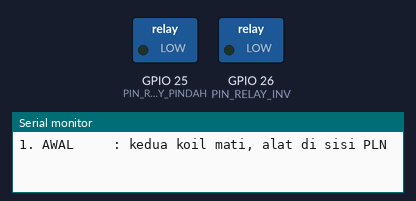
A sketch run on a simulated ESP32. Parts: switched loads named in the sketch (green lamp = pin HIGH), the last lines printed to the serial monitor.

Above: at 2.5 s.
At 5.1 s:
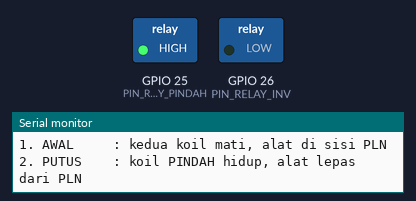
At 7.7 s:
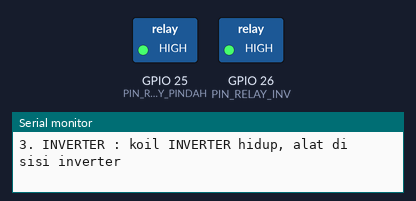
Timing chart, 0 to 13.5 s (numbered marks = the images above):
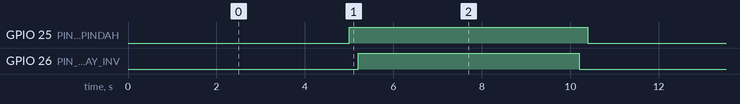

The sketch:

uji_relay.ino
```cpp
/*
 * UJI KERING RELAY - dijalankan TANPA tegangan 220 V dan TANPA inverter tersambung.
 * (BELUM DIUJI di perangkat keras)
 *
 * Tujuan: memastikan polaritas modul relay dan urutan putus-dulu-baru-sambung sebelum panel diberi tegangan.
 * Sketsa ini mengulang urutan berikut tiap 5 detik dan mencetak keadaannya di Serial Monitor (115200):
 *   1. AWAL      : kedua koil mati  -> stopkontak alat tersambung ke sisi PLN (NC)
 *   2. PUTUS     : koil PINDAH hidup -> stopkontak alat lepas dari PLN
 *   3. INVERTER  : koil INVERTER hidup -> stopkontak alat tersambung ke sisi inverter
 *   4. LEPAS     : koil INVERTER mati
 *   5. kembali ke AWAL
 *
 * Yang diperiksa dengan multimeter (mode kontinuitas), lihat docs/pengkabelan.md bagian uji kering:
 *   - Pada AWAL: lampu modul relay padam. Stopkontak alat tersambung ke kabel PLN, tidak ke kabel inverter.
 *   - Pada INVERTER: stopkontak alat tersambung ke kabel inverter, TIDAK ke kabel PLN.
 *   - Pada semua keadaan: kabel PLN dan kabel inverter tidak pernah tersambung satu sama lain.
 *   - Cabut kabel USB ESP32 saat keadaan INVERTER: kedua relay harus langsung kembali padam.
 * PIN dan RELAY_AKTIF_LOW harus sama dengan firmware/esp32_panel/esp32_panel.ino.
 */
const int PIN_RELAY_PINDAH = 25;
const int PIN_RELAY_INV = 26;
const bool RELAY_AKTIF_LOW = false;   // samakan dengan esp32_panel.ino
const unsigned long JEDA_PINDAH_MS = 200;
const unsigned long TAHAN_MS = 5000;

void setKoil(int pin, bool koil) {
  digitalWrite(pin, (koil != RELAY_AKTIF_LOW) ? HIGH : LOW);
}

void setup() {
  Serial.begin(115200);
  pinMode(PIN_RELAY_INV, OUTPUT);
  setKoil(PIN_RELAY_INV, false);
  pinMode(PIN_RELAY_PINDAH, OUTPUT);
  setKoil(PIN_RELAY_PINDAH, false);
}

void loop() {
  Serial.println("1. AWAL     : kedua koil mati, alat di sisi PLN");
  delay(TAHAN_MS);
  setKoil(PIN_RELAY_PINDAH, true);
  Serial.println("2. PUTUS    : koil PINDAH hidup, alat lepas dari PLN");
  delay(JEDA_PINDAH_MS);
  setKoil(PIN_RELAY_INV, true);
  Serial.println("3. INVERTER : koil INVERTER hidup, alat di sisi inverter");
  delay(TAHAN_MS);
  setKoil(PIN_RELAY_INV, false);
  Serial.println("4. LEPAS    : koil INVERTER mati");
  delay(JEDA_PINDAH_MS);
  setKoil(PIN_RELAY_PINDAH, false);
}
```

Measured:
- by itself, GPIO 25 (PIN_RELAY_PINDAH): alternates HIGH for 5.4 s and LOW for 5.0 s
- by itself, GPIO 26 (PIN_RELAY_INV): alternates HIGH for 5.0 s and LOW for 5.4 s
- by itself, everything shown: repeats every 10.4 s, in 4 steps
